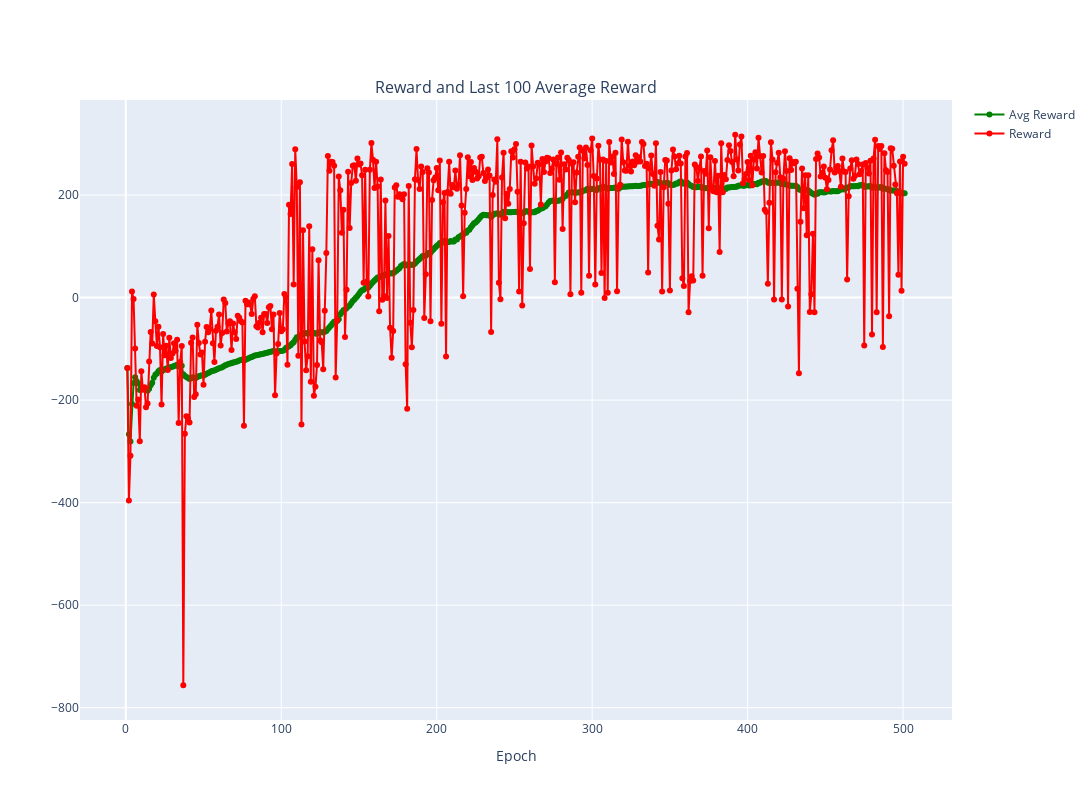

The cell this chart's notebook holds for it:
### Markdown cell above
# Evaluating DDQN
From the graph below we can see that the moving average of the reward increases from episode 0 to 350. The average rewards starts to plateau after that.

We choose the final models to test based on the peaks of the moving average line between 300 to 500 episodes. We tried visualizing lunar lander landing using the models from episode 350 to 360, 400 to 415 and 470 to 480.

We found that the model that achieved a constand score above 200 was the model at 475 episodes. Hence, we chose that model as our final one.

### Code cell
data = pd.read_csv('DDQN_History.log', sep=';')
plot_graph(data)

### Figure 1 — Plotly figure (JSON) as saved in the notebook; plotly's stock layout.template omitted (floating-point values rounded to 4 significant figures; data arrays with more than 128 entries replaced by an {"elided": "..."} marker saying what was removed)
{"data": [{"marker": {"color": "Green"}, "mode": "markers+lines", "name": "Avg Reward", "text": {"elided": "501 str values"}, "type": "scatter", "x": {"elided": "501 int values"}, "xaxis": "x", "y": {"elided": "501 float values"}, "yaxis": "y"}, {"marker": {"color": "Red"}, "mode": "markers+lines", "name": "Reward", "text": {"elided": "501 str values"}, "type": "scatter", "x": {"elided": "501 int values"}, "xaxis": "x", "y": {"elided": "501 float values"}, "yaxis": "y"}], "layout": {"annotations": [{"font": {"size": 16}, "showarrow": false, "text": "Reward and Last 100 Average Reward", "x": 0.5, "xanchor": "center", "xref": "paper", "y": 1, "yanchor": "bottom", "yref": "paper"}], "height": 800, "width": 2000, "xaxis": {"anchor": "y", "domain": [0, 1], "title": {"text": "Epoch"}}, "yaxis": {"anchor": "x", "domain": [0, 1]}}}
